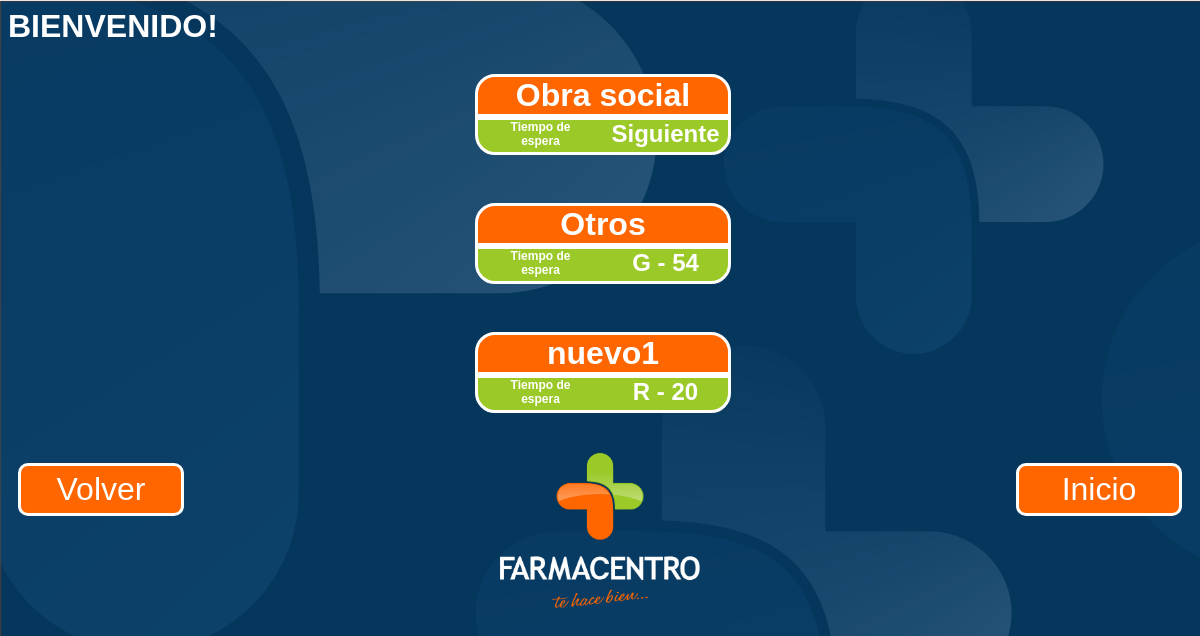
/index.php?c=turno&a=sacarTurno, run on an earlier commit of the app's database.
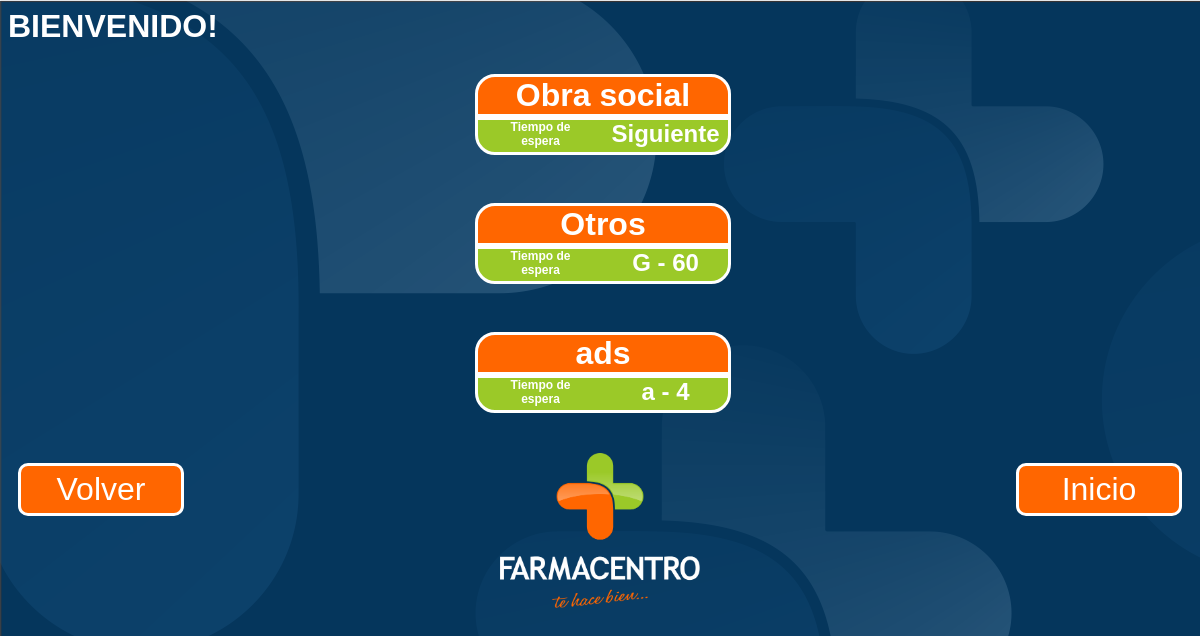
And on a later commit of the database.
### tables this page shows
CREATE TABLE `Cola` (
  `idCola` int(10) unsigned NOT NULL AUTO_INCREMENT,
  `nombreCola` varchar(30) DEFAULT NULL,
  `idEmpleado` int(10) DEFAULT NULL,
  `hijoDe` int(10) DEFAULT NULL,
  `siguiente` int(10) DEFAULT NULL,
  `letra` char(1) DEFAULT NULL,
  PRIMARY KEY (`idCola`)
);

### index.php (called while the page is built, shortened)
<?php
$accion = "index";
if(isset($_REQUEST['a'])){
    $accion = $_REQUEST['a'];
}
$controller = new $controller();
$controller->$accion();
?>

### model/cola.php (called while the page is built, shortened)
<?php
class Cola{
    private $idCola;
    private $nombreCola;
    private $siguiente;
    private $letra;
    public function getIdCola() {
        return $this->idCola;
    }
    public function setIdCola($idCola) {
        $this->idCola = $idCola;
    }
    public function getNombreCola() {
        return $this->nombreCola;
    }
    public function setNombreCola($nombreCola) {
        $this->nombreCola = $nombreCola;
    }
    function getSiguiente() {
        return $this->siguiente;
    }
    function getLetra() {
        return $this->letra;
    }
    function setSiguiente($siguiente) {
        $this->siguiente = $siguiente;
    }
    function setLetra($letra) {
        $this->letra = $letra;
    }
    public static function getList2(){
        try {
            $mdb =  DataBase::getDb();
            $temp = $mdb->prepare('SELECT * FROM Cola WHERE hijoDe IS NULL');
            $temp->execute();
            $resultado = $temp->fetchAll();
            foreach($resultado as $fila) {
                $data[] = new Cola($fila['idCola'], $fila['nombreCola'], $fila['idEmpleado'], $fila['hijoDe'],
                        $fila['siguiente'], $fila['letra']);
            }
        } catch (PDOException $e) {
            print "¡Error!: " . $e->getMessage() . "<br/>";
            die();
        }
        return $data;
    }
}
?>

### view/turno/seleccion.php (the view)
<h1>BIENVENIDO!</h1>
<div class="center">
<?php foreach ($colas as $c){
    echo "<a href='index.php?c=turno&a=sacarTurno&id=" . $c->getIdCola() . "'>";?>
    <div class="queueSelection">
        <div class="queueTitle"><?= $c->getNombreCola(); ?> </div>
        <div class="queueInformation">
            <div class="izq">Tiempo de <br/> espera</div>
            <div class="der"><?= ($c->getLetra() == null)? "Siguiente" : $c->getLetra() . " - " .$c->getSiguiente(); ?></div>
        </div>
    </div>
<?php
    echo "</a><br /><br /> ";
    }
?>
</div>

What changed in the data, as far as the page shows it:
removed cola: nombreCola "nuevo1", letra "R", siguiente "20"
changed cola "Otros": siguiente "54" → "60"
added cola: nombreCola "ads", letra "a", siguiente "4"
